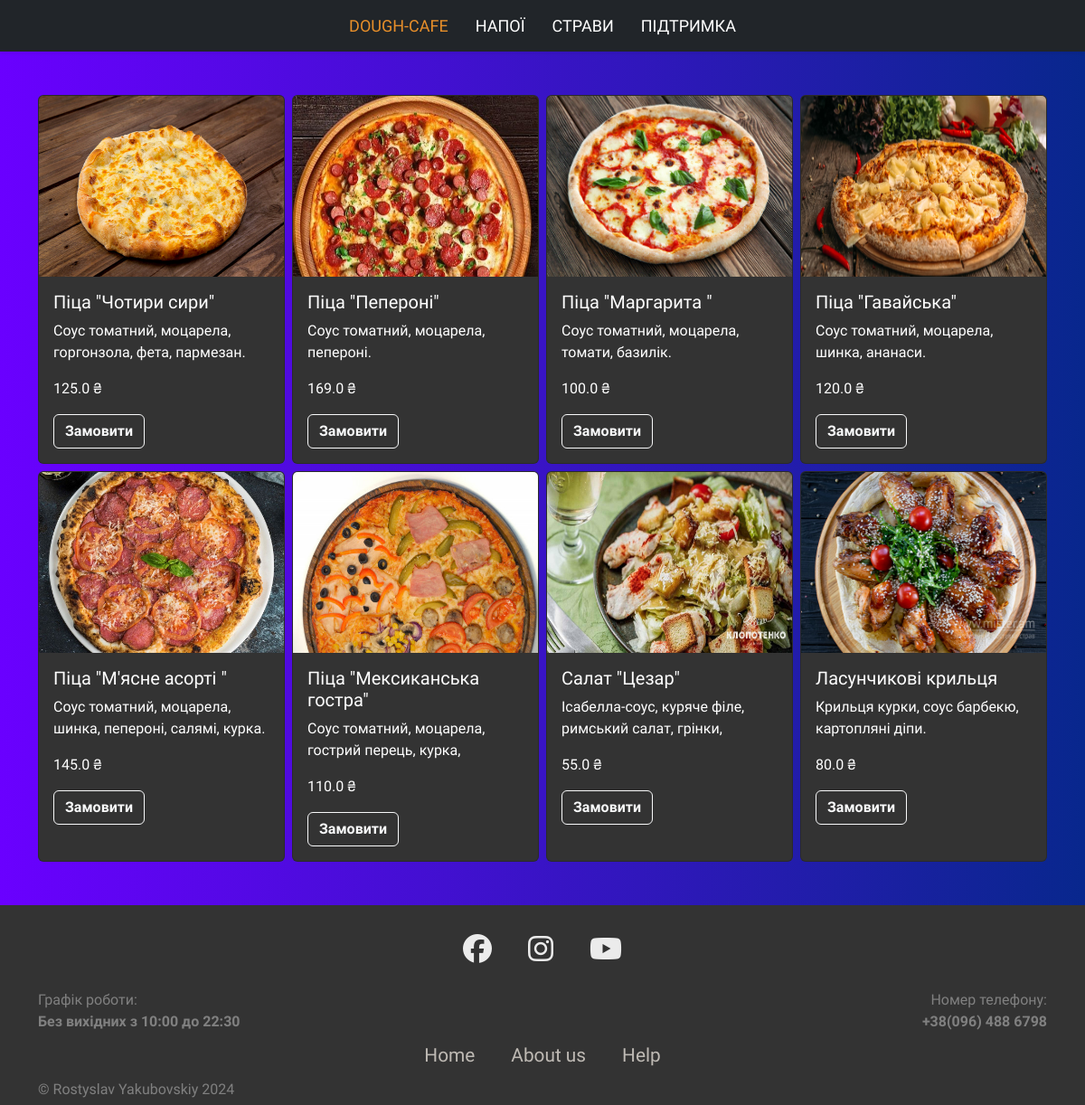
Page /category/2 on the committed database.
### tables this page shows
CREATE TABLE "categories" (
	"id"	INTEGER,
	"title"	TEXT NOT NULL, img TEXT,
	PRIMARY KEY("id" AUTOINCREMENT)
);

CREATE TABLE "products" (
	"id"	INTEGER,
	"title"	TEXT NOT NULL,
	"description"	TEXT,
	"image"	TEXT,
	"price"	REAL NOT NULL,
	"category_id"	INTEGER,
	"size"	TEXT DEFAULT 'Middle',
	FOREIGN KEY("category_id") REFERENCES "categories"("id"),
	PRIMARY KEY("id" AUTOINCREMENT)
);

### app.py (the view)
@app.route("/category/<category_id>")
def products_by_categories(category_id):
    categories = db.get_all_categories()
    products = db.get_products_by_category(int(category_id))
    return render_template("category_product.html",categories=categories,products = products)

### sql_queries.py (called while the page is built)
    def open(self):
        self.conn = sqlite3.connect(self.dbname) # підключаємося до бази данних
        self.cursor = self.conn.cursor()#створюємо курсор

    def close(self):
        self.cursor.close()
        self.conn.close()# закриваємо все в кінці коду

    def get_products_by_category(self,category_id):
        self.open()
        self.cursor.execute("SELECT * FROM products WHERE category_id=(?)",[category_id])
        data = self.cursor.fetchall()
        self.close()
        return data

    def get_all_categories(self):
        self.open()
        self.cursor.execute("SELECT * FROM categories")
        data = self.cursor.fetchall()
        self.close()
        return data

### templates/category_product.html
{% extends 'base.html' %}
{% block content %}
<div class="container my-5">
  <div class="row row-cols-1 row-cols-md-2 row-cols-lg-3 row-cols-xl-4 g-2">
      {% for product in products %}
        <div class = "col">
        {% include 'post_card.html' %}
      </div>
      {% endfor %}
  </div>
</div>
{% endblock content %}

### templates/base.html (shortened to what this page needs)
<!DOCTYPE html>
<html lang="en">
<head>
    <link href="https://cdn.jsdelivr.net/npm/bootstrap@5.3.2/dist/css/bootstrap.min.css" rel="stylesheet">
    <link rel="stylesheet" href="https://cdnjs.cloudflare.com/ajax/libs/font-awesome/6.5.1/css/all.min.css" />
    <link rel = "stylesheet" href = "/static/style.css">
</head>
<body class="head_r">
    <header>
        {% include 'menu.html' %}
    </header>
    <main>
        {% block content %}{% endblock content %}
    </main>
    <footer>
        <div class = "footerContainer">
           <div class ="socialIcons">
            <a href="https://www.facebook.com/?locale=uk_UA"><i class = "fa-brands fa-facebook"></i></a>
            <a href="https://www.instagram.com/accounts/login/"><i class = "fa-brands fa-instagram"></i></a>
            <a href="https://www.youtube.com/?app=desktop&gl=UA&hl=uk"><i class = "fa-brands fa-youtube"></i></a>
        </div>
            </div>
            <div class = "textinfo container">
            <div>
                <p >Графік роботи:</p>
                <p ><b>Без вихідних з 10:00 до 22:30</b></p>
            </div>
            <div style="text-align: right;">
                <p >Номер телефону:</p>
                <p><b>+38(096) 488 6798</b></p>
            </div>
        </div>
        <div class = "footerNav">
        <li><a href="/">Home</a></li>
        <li><a href="">About us</a></li>
        <li><a href="/login">Help</a></li>
        </div>
        <div class = "footerBottom container">
        &copy; Rostyslav Yakubovskiy 2024
        </div>
    </footer>
</body>
</html>

### templates/menu.html (shortened to what this page needs)
  <nav class="navbar navbar-expand-lg bg-dark navbar-dark shadow-sm py-3 py-lg-0 px-3 px-lg-0">
    <div class="collapse navbar-collapse" id="navbarCollapse">
        <div class="navbar-nav ms-auto mx-lg-auto py-0">
            <a href="/" class="nav-item nav-link active">Dough-Cafe</a>
          {% for category in categories %}
          <li class="nav-item">
            <a class="nav-link" href="{{ url_for('products_by_categories', category_id=category[0]) }}">{{category[1]}}</a>
          </li>
          {% endfor %}
            <a href="{{ url_for('support') }}" class="nav-item nav-link">Підтримка</a>
        </div>
    </div>
</nav>

### templates/post_card.html
<div class="card h-100 dark-card" style="max-width: 25rem; min-height: 20rem;">
  <div class="overflow-y-hidden" style="max-height: 200px;">
    <img   style="min-height: 200px;"  src="{{ url_for('static', filename='img/'+product[3]) }}" class="card-img-top" alt="...">
  </div>
    <div class="card-body">
      <h5 class="card-title">{{product[1]}}</h5>
      <p class="card-text overflow-y-hidden price" style ="height: 3rem">{{product[2]}}</p>
      <p class="card-text price  my-3" <b>{{product[4]}} ₴</b></p>
      <a href= "{{ url_for('order', product_id=product[0]) }}" class="btn btn-outline-light">Замовити</a>
    </div>
  </div>

### static/style.css (style rules this page uses)
.head_r { background: linear-gradient(to left, #08278d 0%, #6a00ff 100%); }
body { font-family: "Mulish", monospace ; margin: 0; width: 100%; min-height: 100vh; align-items: center; }
* { margin: 0; padding: 0; box-sizing: border-box; }
.dark-card { background-color: #333; color: #fff; }
.textinfo p { padding: 0px; margin: 0px; }
footer { background-color: #333; color:gray; padding: 5px; }
.socialIcons { display: flex; justify-content: center; }
.socialIcons a { padding: 10px; margin: 10px; font-size: 2em; opacity: 0.9; color: white; }
.footerNav { margin: 10px 0; display: flex; justify-content: center; text-decoration: none; list-style-type: none; }
.footerNav li a { color: #FAF3EB; text-decoration: none; margin: 20px; font-size: 1.3em; opacity: 0.7; transition: 0.5s; list-style-type: none; }
:root { --primary: #E88F2A; --secondary: #FAF3EB; --light: #FFFFFF; --dark: #2B2825; }
.btn { font-family: 'Oswald', sans-serif; font-weight: 600; transition: .5s; }
.navbar-dark .navbar-nav .nav-link { font-family: 'Oswald', sans-serif; padding: 15px 15px; font-size: 18px; font-weight: 500; text-transform: uppercase; color: var(--light); outline: none; transition: .5s; }
.navbar-dark .navbar-nav .nav-link:hover, .navbar-dark .navbar-nav .nav-link.active { color: var(--primary); }
.price { padding: 0; margin: 0; }
.textinfo { display: flex; justify-content: space-between; }

### rows in the picture
categories: title "НАПОЇ"
categories: title "СТРАВИ"
products: image (picture), title "Піца \"Чотири сири\"", description "Соус томатний, моцарела, горгонзола, фета, пармезан.", price "125.0"
products: image (picture), title "Піца \"Пепероні\"", description "Соус томатний, моцарела, пепероні.", price "169.0"
products: image (picture), title "Піца \"Маргарита \"", description "Соус томатний, моцарела, томати, базилік.", price "100.0"
products: image (picture), title "Піца \"Гавайська\"", description "Соус томатний, моцарела, шинка, ананаси.", price "120.0"
products: image (picture), title "Піца \"М'ясне асорті \"", description "Соус томатний, моцарела, шинка, пепероні, салямі, курка.", price "145.0"
products: image (picture), title "Піца \"Мексиканська гостра\"", description "Соус томатний, моцарела, гострий перець, курка,…", price "110.0"
products: image (picture), title "Салат \"Цезар\"", description "Ісабелла-соус, куряче філе, римський салат, грінки,…", price "55.0"
products: image (picture), title "Ласунчикові крильця", description "Крильця курки, соус барбекю, картопляні діпи.", price "80.0"
